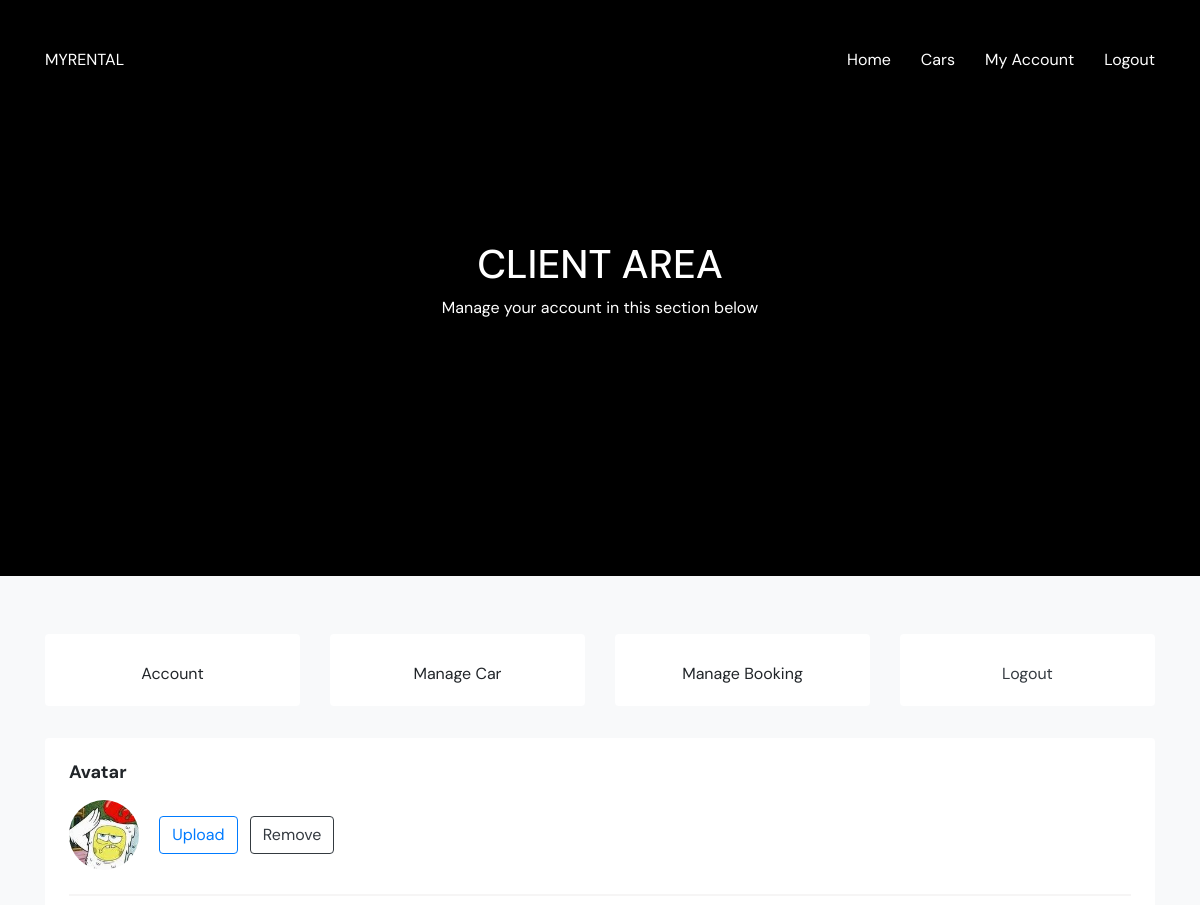
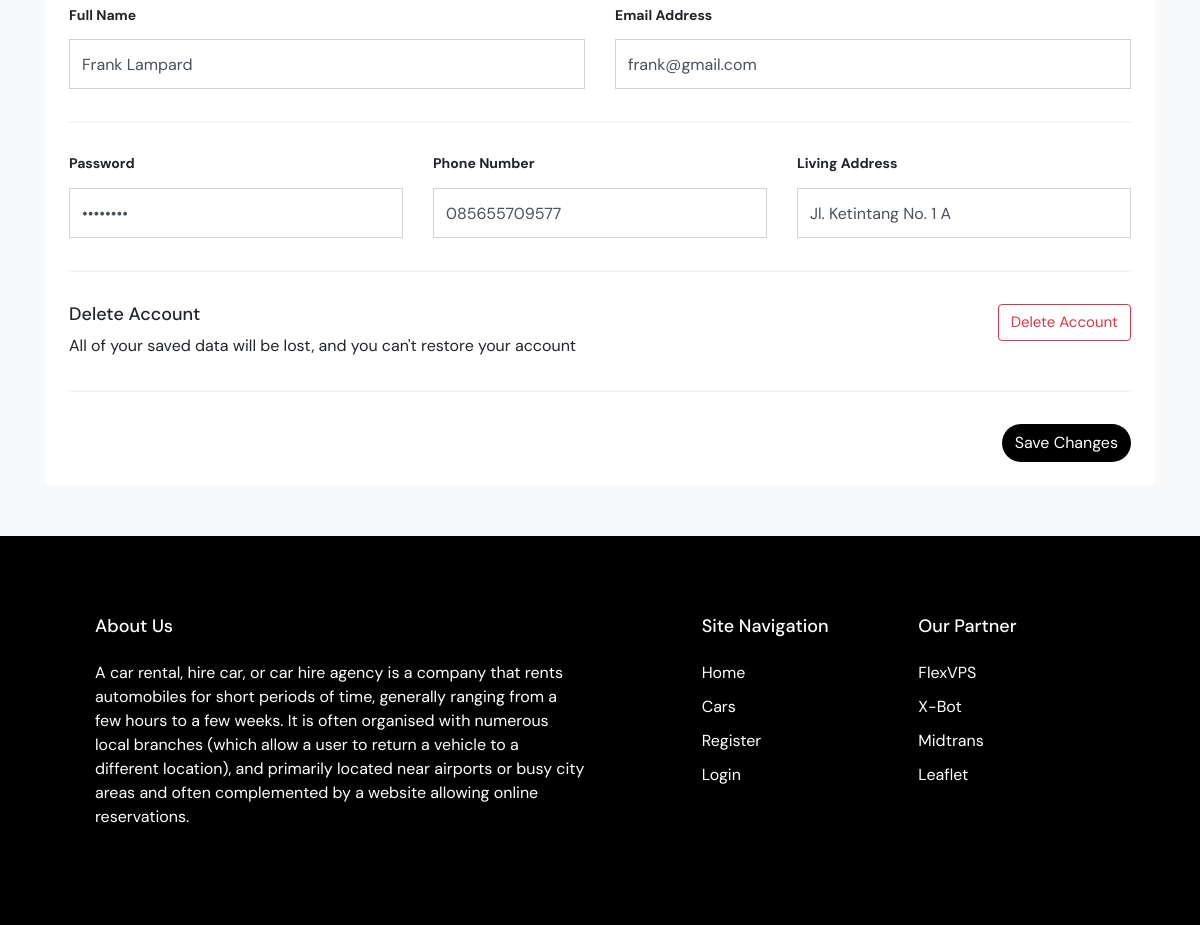
The app's page /account/owner/clientarea (signed in) with its own data (2 pictures, top to bottom).
### tables this page shows
CREATE TABLE `tb_user` (
  `user_id` int(11) NOT NULL,
  `user_name` varchar(255) NOT NULL,
  `user_email` varchar(255) NOT NULL,
  `user_password` varchar(255) NOT NULL,
  `user_address` varchar(255) NOT NULL,
  `user_phone` varchar(255) NOT NULL,
  `user_photo` varchar(255) NOT NULL,
  `user_type` tinyint(1) NOT NULL
);

### functions/url_helper.php (called while the page is built, shortened)
<?php
class url {
  var $myurl;
  public function this($param) {
    return $this->myurl.$param;
  }
}
$url = new url();
$web = "";
$url->myurl = ((isset($_SERVER['HTTPS']) && $_SERVER['HTTPS'] == "on") ? "https" : "http");
$url->myurl .= "://" . $_SERVER['HTTP_HOST'];
$url->myurl .= $web;

### functions/database.php (called while the page is built, shortened)
<?php
class database {
	private $host = "127.0.0.1";
	private $user = "root";
	private $pass = "Dzikru!234";
	private $dbse = "db_rental";
	public function connection() {
		$db = mysqli_connect($this->host, $this->user, $this->pass, $this->dbse);
		return $db;
	}
	public function splitGet($data) {
		$quer = '';
		foreach($data as $key => $value) {
			$quer .= "`".$key."` = "."'".$value."' and ";
		}
		$quer = substr($quer, 0, -5);
		return $quer;
	}
	public function get($table, $where) {
		if(!empty($where)) {
			$where = $this->splitGet($where);
			$query = "SELECT * FROM `".$table."` WHERE ".$where;
		} else {
			$query = "SELECT * FROM `".$table."`";
		}
		$data = mysqli_query($this->connection(), $query);
		$row = mysqli_fetch_all($data, MYSQLI_ASSOC);;
		return $row;
	}
	public function query($string) {
		$query = $string;
		$data = mysqli_query($this->connection(), $query);
		$row = mysqli_fetch_all($data, MYSQLI_ASSOC);;
		return $row;
	}
}

### account/owner/clientarea.php (the view, shortened to what this page needs)
<?php
  require '../../includes/head.php';
  $DB = new database();
  $row = $DB->get('tb_user', ['user_id' => $_SESSION['user_id']]);
  $data = $row[0];
  $books = $DB->query('SELECT * FROM `tb_book` INNER JOIN `tb_car` ON `tb_book`.car_id = `tb_car`.car_id INNER JOIN `tb_user` ON `tb_book`.user_id = `tb_user`.user_id WHERE `tb_car`.user_id = '.$_SESSION['user_id']);
?>
    <div class="site-subheader bg-blue text-white">
      <div>
        <div class="container">
          <div class="row align-items-center justify-content-center">
            <div class="col-lg-6 text-center">
              <h1>CLIENT AREA</h1>
              <p>Manage your account in this section below</p>
            </div>
          </div>
        </div>
      </div>
    </div>
    <div class="site-section bg-light" id="contact-section">
      <div class="container">
        <div class="row">
          <div class="col-lg-3 col-6 my-2">
            <div class="card border-none cursor-pointer text-center" id="account-settings">
              <div class="card-body">
                <span>Account</span>
              </div>
            </div>
          </div>
          <div class="col-lg-3 col-6 my-2">
            <div class="card border-none cursor-pointer text-center" id="book-status">
              <div class="card-body">
                <span>Manage Car</span>
              </div>
            </div>
          </div>
          <div class="col-lg-3 col-6 my-2">
            <div class="card border-none cursor-pointer text-center" id="book-history">
              <div class="card-body">
                <span>Manage Booking</span>
              </div>
            </div>
          </div>
          <div class="col-lg-3 col-6 my-2">
            <div class="card border-none cursor-pointer text-center" id="account-settings">
              <a class="text-dark" style="text-decoration: none" href="<?= $url->this('/backend/logout') ?>">
                <div class="card-body">
                  <span>Logout</span>
                </div>
              </a>
            </div>
          </div>
        </div>
        <div class="row mt-4 box-client-area" id="account-box">
          <form action="<?= $url->this('/backend/change_profile') ?>" method="post" enctype="multipart/form-data">
            <div class="col-md-12">
              <div class="card border-none">
                <div class="card-body p-4">
                  <div class="form-group">
                    <h5 class="font-size-18 font-weight-bold mb-3">Avatar</h5>
                    <div class="img-group">
                      <?php if(empty($data['user_photo'])) { ?>
                      <label class="img-round mr-3" style="background-image: url('<?= $url->this('/assets/images/default.png') ?>')"></label>
                      <?php } else { ?>
                      <label class="img-round mr-3" style="background-image: url('<?= $url->this('/assets/images/user/'.$_SESSION['user_id'].'/'.$data['user_photo']) ?>')"></label>
                      <?php } ?>
                      <label for="upload-photo" href="javascript:void(0)" class="btn btn-outline-primary mr-2 cursor-pointer">Upload</label>
                      <label id="remove-photo" class="btn btn-outline-dark cursor-pointer">Remove</label>
                    </div>
                  </div>
                  <div class="spacer-dark my-3"></div>
                  <div class="row">
                    <div class="form-group col-md-6">
                      <h5 class="font-size-14 font-weight-bold mb-3">Full Name</h5>
                      <input type="text" value="<?= $data['user_name'] ?>" class="form-control" name="user_name" placeholder="Full Name" required>
                    </div>
                    <div class="form-group col-md-6">
                      <h5 class="font-size-14 font-weight-bold mb-3">Email Address</h5>
                      <input type="email" value="<?= $data['user_email'] ?>" class="form-control" name="user_email" placeholder="Email" required>
                    </div>
                    <div class="form-group col-md-12">
                      <div class="spacer-dark my-3"></div>
                    </div>
                    <div class="form-group col-md-4">
                      <h5 class="font-size-14 font-weight-bold mb-3">Password</h5>
                      <input type="password" value="<?= $data['user_password'] ?>" class="form-control" name="user_password" placeholder="Password" required>
                    </div>
                    <div class="form-group col-md-4">
                      <h5 class="font-size-14 font-weight-bold mb-3">Phone Number</h5>
                      <input type="number" value="<?= $data['user_phone'] ?>" class="form-control" name="user_phone" placeholder="Phone Number" required>
                    </div>
                    <div class="form-group col-md-4">
                      <h5 class="font-size-14 font-weight-bold mb-3">Living Address</h5>
                      <input type="text" value="<?= $data['user_address'] ?>" class="form-control" name="user_address" placeholder="Address" required>
                    </div>
                    <div class="form-group col-md-12">
                      <div class="spacer-dark my-3"></div>
                    </div>
                    <div class="form-group col-md-6">
                      <h5 class="font-size-18">Delete Account</h5>
                      <span>All of your saved data will be lost, and you can't restore your account</span>
                    </div>
                    <div class="form-group col-md-6 text-right">
                      <a href="javascript:void(0)" class="btn btn-outline-danger font-size-15 btn-delete-account">Delete Account</a>
                    </div>
                    <div class="form-group col-md-12">
                      <div class="spacer-dark my-3"></div>
                    </div>
                    <div class="col-md-12 text-right">
                      <button class="btn btn-black">Save Changes</button>
                    </div>
                  </div>
                </div>
              </div>
            </div>
          </form>
        </div>
    </div>
  </div>
<?php
  require '../../includes/foot.php';
?>

### assets/css/main.css (style rules this page uses)
.font-size-14 { font-size: 14px; }
.font-size-15 { font-size: 15px; }
.font-size-18 { font-size: 18px; }
.border-none { border: unset; }
.cursor-pointer { cursor: pointer; }
.form-control { height: 50px; border-radius: unset !important; }
.img-round,.img-pap { text-align: center; border-radius: 50px; width: 70px; height: 70px; background-position: center; background-size: cover; vertical-align: middle }
.img-group { display: inline; }
.spacer-dark { border-top: 2px solid #f6f5f5; width: 100%; }
.bg-blue { background-color: #000; }
.btn-black { background-color: black; border-radius: 50px; color: white; }
.site-section { padding: 50px 0; }
.site-subheader { padding: 30vh 0; }

### records on screen
tb_user: user_photo (picture), user_name "Frank Lampard", user_email "frank@gmail.com", user_phone "085655709577", user_address "Jl. Ketintang No. 1 A"
